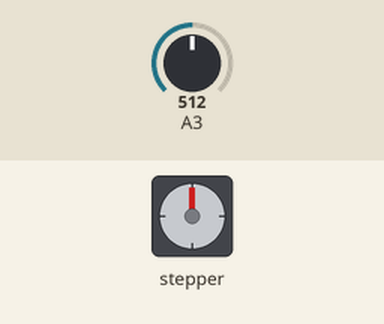
Recording of a program running on a simulated ATtiny85, built with avr-gcc and run on an emulated ATtiny85. Shown: stepper motor. The inputs (shaded band) are chosen by the test bench; at power-on: A3 = 512. Stepper angles assume 4096 steps per turn.

Above: at 1.2 s.
1.3 s: A3 set to 523
At 3.64 s:
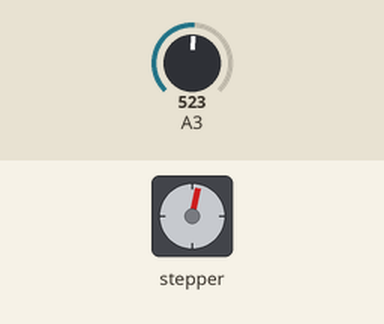
4.3 s: A3 set to 716
At 4.76 s:
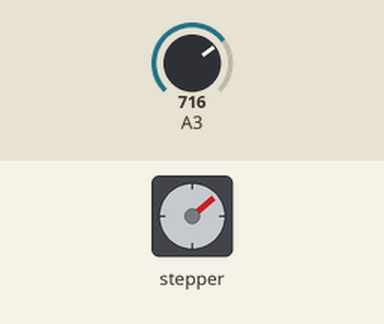
7.3 s: A3 set to 900
At 7.85 s:
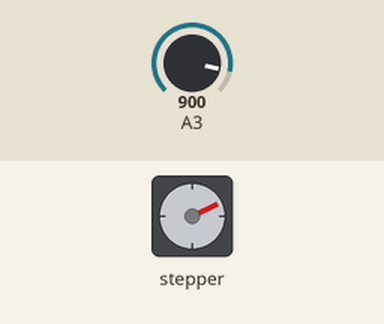
Timing chart, 0 to 19.3 s (numbered marks = the images above; inputs shaded):
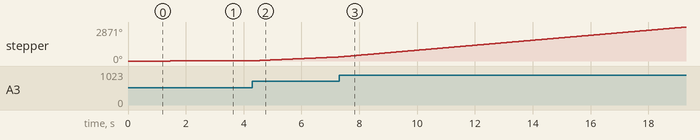

Measured:
- the behaviour switches between 522 and 523 on A3 (found by bisection; images 0 and 1)
- after the input at 1.3 s, stepper: keeps turning clockwise at about 6°/s, starting after 0.17 s

The program:

main.cpp
```cpp
#include <Arduino.h>
#include <Stepper.h>

// ADC3 (PINB3) for analog input
#define SPEED_IN 3

// Define number of steps per rotation:
const int stepsPerRevolution = 4096;
//Attiny85 connection
// PB2 -> IN 1
// PB1 -> IN 2
// PB0 -> IN 3
// PB4 -> IN 4
// For the stepper libraray to work, we need to swap the middle pair (IN2 and IN3)
// So our sequnece is 2, 1, 0, 4 > 2, 0, 1, 4
Stepper myStepper = Stepper(stepsPerRevolution, 2, 0, 1, 4);

void setup() {
  pinMode(0, OUTPUT);
  pinMode(1, OUTPUT);
  pinMode(2, OUTPUT);
  pinMode(4, OUTPUT);
  pinMode(3, INPUT);
}

void loop() {
  // read the potentiometer value, will be used to controll both speed and direction.
  int sensorReading = analogRead(SPEED_IN);

  int motorSpeed = 0;
  int stepSign = 1;
  if (sensorReading < 512) { // reverse direction
    stepSign = -1;
    sensorReading = 512 - sensorReading;
  } else if (sensorReading >= 512) { //forward direction
    sensorReading = sensorReading - 512;
  }
  //50 found experimentally, the motor can go faster byt it's not interesting for the use case we have
  motorSpeed = map(sensorReading, 0, 512, 0, 50);

  if (motorSpeed > 0) {
    myStepper.setSpeed(motorSpeed);
    myStepper.step(stepSign * motorSpeed);
  }
}
```
